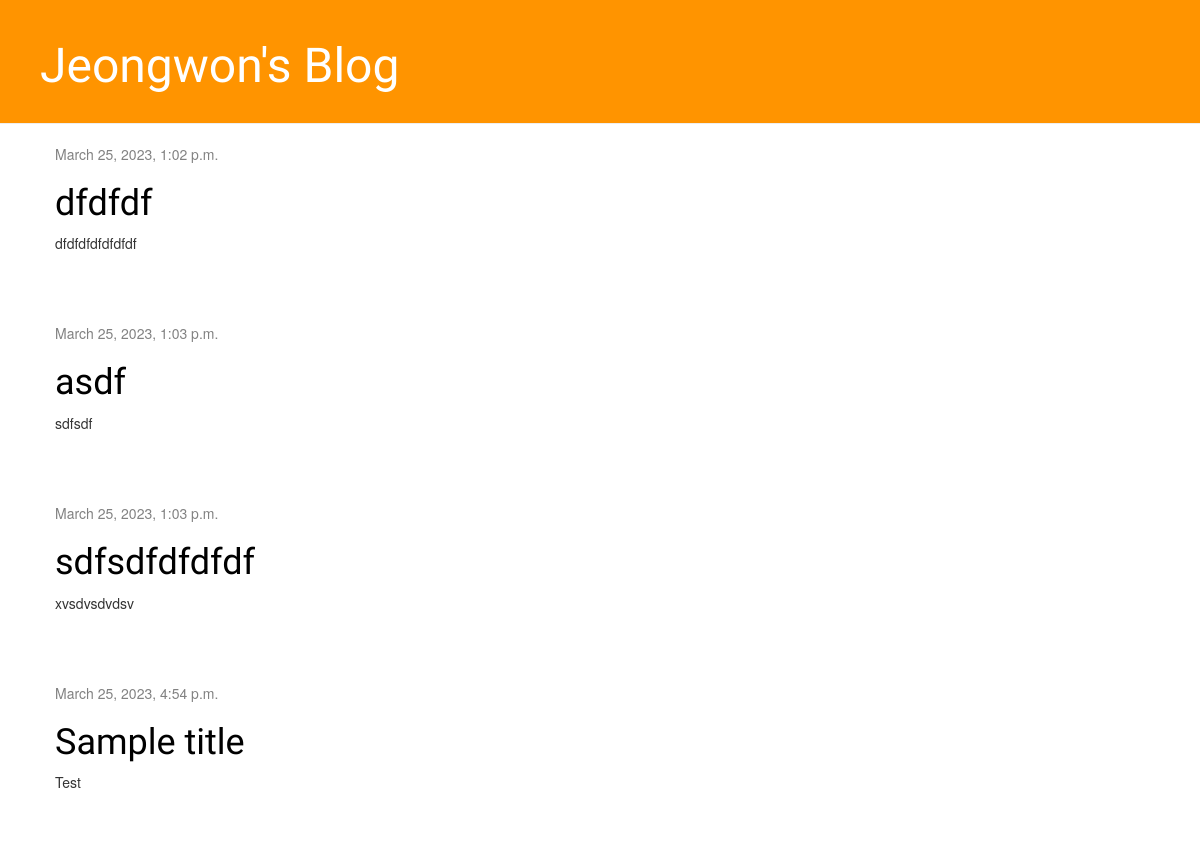
Before: / with the older database file.
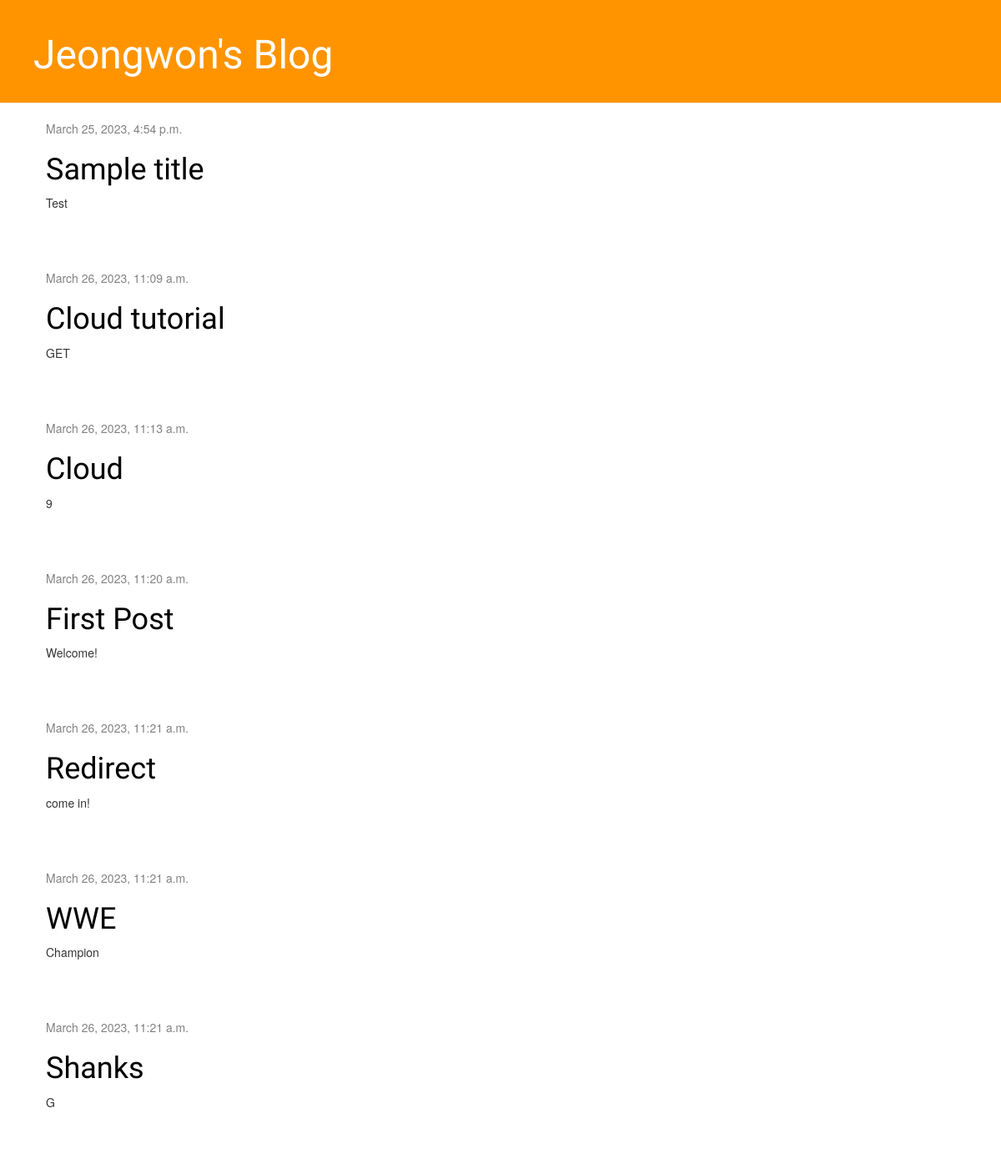
After: the same page with the newer database file.
### blog/models.py (models this page shows, shortened)
class Post(models.Model):
    author = models.ForeignKey(settings.AUTH_USER_MODEL, on_delete=models.CASCADE)
    title = models.CharField(max_length=200)
    text = models.TextField()
    created_date = models.DateTimeField(
            default=timezone.now)
    published_date = models.DateTimeField(
            blank=True, null=True)

### blog/views.py (the view)
# urls.py: path('', views.post_list, name='post_list'),
def post_list(request):
    posts = Post.objects.filter(published_date__lte=timezone.now()).order_by('published_date')
    return render(request, 'blog/post_list.html', {'posts':posts})

### blog/templates/blog/post_list.html
{% extends 'blog/base.html' %}
{% block content %}
    {% for post in posts %}
        <div class="post">
            <div class="date">
                {{ post.published_date }}
            </div>
            <h1><a href="{% url 'post_detail' pk=post.pk %}">{{ post.title }}</a></h1>
            <p>{{ post.text|linebreaksbr }}</p>
        </div>
    {% endfor %}
{% endblock %}

### blog/templates/blog/base.html (shortened to what this page needs)
{% load static %}
<html>
    <head>
        <link rel="stylesheet" href="//maxcdn.bootstrapcdn.com/bootstrap/3.2.0/css/bootstrap.min.css">
        <link rel="stylesheet" href="//maxcdn.bootstrapcdn.com/bootstrap/3.2.0/css/bootstrap-theme.min.css">
        <link rel="stylesheet" href="{% static 'css/blog.css' %}">
    </head>
    <body>
        <div class="page-header">
            <h1><a href="/">Jeongwon's Blog</a></h1>
        </div>
        <div class="content container">
            <div class="row">
                <div class="col-md-8">
                {% block content %}
                {% endblock %}
                </div>
            </div>
        </div>
    </body>
</html>

### blog/static/css/blog.css (style rules this page uses)
.page-header { background-color: #ff9400; margin-top: 0; padding: 20px 20px 20px 40px; }
.page-header h1, .page-header h1 a, .page-header h1 a:visited, .page-header h1 a:active { color: #ffffff; font-size: 36pt; text-decoration: none; }
.content { margin-left: 40px; }
h1, h2, h3, h4 { font-family: 'Lobster', cursive; }
.date { color: #828282; }
.post { margin-bottom: 70px; }
.post h1 a, .post h1 a:visited { color: #000000; }

Changed rows visible on the page:
shown differently, row unchanged: Post "Sample title": moves up the list
added Post: published_date "March 26, 2023, 11:09 a.m.", title "Cloud tutorial", text "GET"
added Post: published_date "March 26, 2023, 11:13 a.m.", title "Cloud", text "9"
changed Post: published_date "March 25, 2023, 1:02 p.m." → "March 26, 2023, 11:20 a.m."; title "dfdfdf" → "First Post"; text "dfdfdfdfdfdfdf" → "Welcome!"
changed Post: published_date "March 25, 2023, 1:03 p.m." → "March 26, 2023, 11:21 a.m."; title "asdf" → "Redirect"; text "sdfsdf" → "come in!"
added Post: published_date "March 26, 2023, 11:21 a.m.", title "WWE", text "Champion"
changed Post: published_date "March 25, 2023, 1:03 p.m." → "March 26, 2023, 11:21 a.m."; title "sdfsdfdfdfdf" → "Shanks"; text "xvsdvsdvdsv" → "G"
